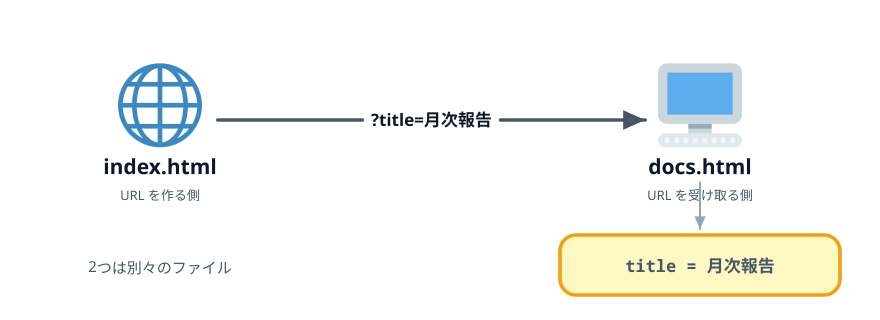

Python code for this plot:
"""2-2 の解説図: 作る側のページと受け取る側のページの関係。"""

import pathlib
import sys

sys.path.insert(0, str(pathlib.Path.home() / ".claude/skills/genfig"))
from genfig import Canvas  # noqa: E402

c = Canvas(880, 320)

maker = c.node(160, 120, "index.html", emoji_cp="1f310", w=180, h=92)
c.text(160, 200, "URL を作る側", scale="caption", align="center")

recv = c.node(700, 120, "docs.html", emoji_cp="1f5a5", w=180, h=92)
c.text(700, 200, "URL を受け取る側", scale="caption", align="center")

c.link(maker, recv, label="?title=月次報告")

out = c.sticky(560, 235, 280, 60, color="yellow")
c.text(700, 272, "title = 月次報告", scale="label", align="center", font="technical")
c.link(recv, out, primary=False)

c.text(160, 272, "2つは別々のファイル", scale="body", align="center")

print(c.save("01-round-trip.svg"))
